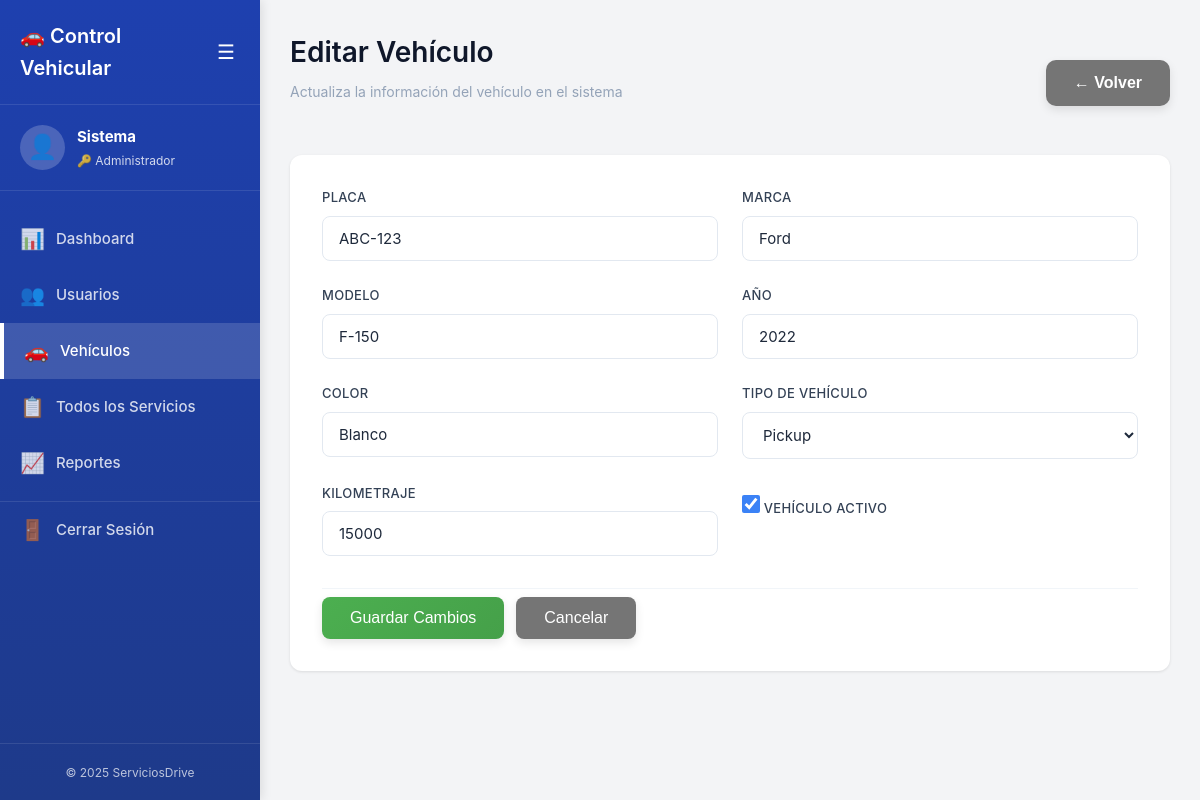
Page /admin/vehiculos-form.php?id=1 (signed in) on the committed database.
### tables this page shows
CREATE TABLE IF NOT EXISTS vehiculos (
    id INT AUTO_INCREMENT PRIMARY KEY,
    placa VARCHAR(20) NOT NULL UNIQUE,
    marca VARCHAR(50) NOT NULL,
    modelo VARCHAR(50) NOT NULL,
    anio YEAR,
    color VARCHAR(30),
    tipo VARCHAR(50),  
    kilometraje INT DEFAULT 0,
    activo TINYINT(1) DEFAULT 1,
    fecha_registro TIMESTAMP DEFAULT CURRENT_TIMESTAMP,
    INDEX idx_placa (placa),
    INDEX idx_activo (activo)
);

### config/Database.php (called while the page is built, shortened)
<?php
class Database {
    private static $instance = null;
    private $connection;
    private function __construct() {
        try {
            $dsn = "mysql:host=" . DB_HOST . ";port=" . DB_PORT . ";dbname=" . DB_NAME . ";charset=" . DB_CHARSET;
            $options = [
                PDO::ATTR_ERRMODE => PDO::ERRMODE_EXCEPTION,
                PDO::ATTR_DEFAULT_FETCH_MODE => PDO::FETCH_ASSOC,
                PDO::ATTR_EMULATE_PREPARES => false,
                PDO::ATTR_PERSISTENT => true
            ];
            $this->connection = new PDO($dsn, DB_USER, DB_PASS, $options);
        } catch (PDOException $e) {
            die("Error de conexión a la base de datos: " . $e->getMessage());
        }
    }
    public static function getInstance() {
        if (self::$instance === null) {
            self::$instance = new self();
        }
        return self::$instance;
    }
    public function getConnection() {
        return $this->connection;
    }
}

### app/models/Vehiculo.php (called while the page is built, shortened)
<?php
require_once __DIR__ . '/../../config/Database.php';
class Vehiculo {
    private $db;
    private $table = 'vehiculos';
    public function __construct() {
        $this->db = Database::getInstance()->getConnection();
    }
    public function obtenerPorId($id) {
        try {
            $query = "SELECT id, placa, marca, modelo, anio, color, tipo, kilometraje, activo
                      FROM {$this->table}
                      WHERE id = :id
                      LIMIT 1";
            $stmt = $this->db->prepare($query);
            $stmt->bindParam(':id', $id);
            $stmt->execute();
            return $stmt->fetch();
        } catch (PDOException $e) {
            error_log("Error al obtener vehículo: " . $e->getMessage());
            return false;
        }
    }
}

### public/admin/vehiculos-form.php (the view, shortened to what this page needs)
<?php
require_once __DIR__ . '/../../app/models/Vehiculo.php';
$vehiculoModel = new Vehiculo();
$id = isset($_GET['id']) ? intval($_GET['id']) : 0;
$vehiculo = null;
$esEdicion = false;
if ($id > 0) {
    $vehiculo = $vehiculoModel->obtenerPorId($id);
    $esEdicion = true;
}
$nombreUsuario = $_SESSION['nombre_completo'] ?? 'Usuario';
?>
<!DOCTYPE html>
<html lang="es">
<head>
    <link rel="stylesheet" href="<?= APP_URL ?>/public/css/styles.css">
</head>
<body>
    <aside class="sidebar" id="sidebar">
        <div class="sidebar-header">
            <h2>🚗 Control Vehicular</h2>
            <button class="sidebar-toggle" id="sidebarToggle">
                <span>☰</span>
            </button>
        </div>
        <div class="sidebar-user">
            <div class="user-avatar">👤</div>
            <div class="user-info">
                <strong><?= htmlspecialchars($nombreUsuario) ?></strong>
                <small>🔑 Administrador</small>
            </div>
        </div>
        <nav class="sidebar-nav">
            <a href="<?= APP_URL ?>/public/dashboard.php" class="nav-link">
                <span class="nav-icon">📊</span>
                <span class="nav-text">Dashboard</span>
            </a>
            <a href="<?= APP_URL ?>/public/admin/usuarios.php" class="nav-link">
                <span class="nav-icon">👥</span>
                <span class="nav-text">Usuarios</span>
            </a>
            <a href="<?= APP_URL ?>/public/admin/vehiculos.php" class="nav-link active">
                <span class="nav-icon">🚗</span>
                <span class="nav-text">Vehículos</span>
            </a>
            <a href="<?= APP_URL ?>/public/admin/servicios.php" class="nav-link">
                <span class="nav-icon">📋</span>
                <span class="nav-text">Todos los Servicios</span>
            </a>
            <a href="<?= APP_URL ?>/public/admin/reportes.php" class="nav-link">
                <span class="nav-icon">📈</span>
                <span class="nav-text">Reportes</span>
            </a>
            <a href="<?= APP_URL ?>/public/index.php?action=logout" class="nav-link nav-link-logout">
                <span class="nav-icon">🚪</span>
                <span class="nav-text">Cerrar Sesión</span>
            </a>
        </nav>
        <div class="sidebar-footer">
            <small>© 2025 ServiciosDrive</small>
        </div>
    </aside>
    <main class="main-content" id="mainContent">
        <div class="dashboard-header">
            <div class="page-header">
                <h1><?= $esEdicion ? 'Editar Vehículo' : 'Nuevo Vehículo' ?></h1>
                <p class="text-muted"><?= $esEdicion ? 'Actualiza la información del vehículo en el sistema' : 'Registra un nuevo vehículo en el sistema' ?></p>
            </div>
            <button class="btn btn-secondary" onclick="location.href='<?= APP_URL ?>/public/admin/vehiculos.php'">
                ← Volver
            </button>
        </div>
        <div class="card form-container">
            <form method="POST" class="form-grid">
                <div class="form-group">
                    <label for="placa">Placa</label>
                    <input type="text" id="placa" name="placa"
                           placeholder="ABC-1234"
                           value="<?= $vehiculo ? htmlspecialchars($vehiculo['placa']) : '' ?>"
                           style="text-transform: uppercase;"
                           required>
                </div>
                <div class="form-group">
                    <label for="marca">Marca</label>
                    <input type="text" id="marca" name="marca"
                           placeholder="Toyota, Honda, Ford..."
                           value="<?= $vehiculo ? htmlspecialchars($vehiculo['marca']) : '' ?>"
                           required>
                </div>
                <div class="form-group">
                    <label for="modelo">Modelo</label>
                    <input type="text" id="modelo" name="modelo"
                           placeholder="Corolla, Civic, F-150..."
                           value="<?= $vehiculo ? htmlspecialchars($vehiculo['modelo']) : '' ?>"
                           required>
                </div>
                <div class="form-group">
                    <label for="anio">Año</label>
                    <input type="number" id="anio" name="anio"
                           placeholder="<?= date('Y') ?>"
                           value="<?= $vehiculo ? htmlspecialchars($vehiculo['anio']) : date('Y') ?>"
                           min="1900" max="<?= date('Y') + 1 ?>"
                           required>
                </div>
                <div class="form-group">
                    <label for="color">Color</label>
                    <input type="text" id="color" name="color"
                           placeholder="Blanco, Negro, Azul..."
                           value="<?= $vehiculo ? htmlspecialchars($vehiculo['color']) : '' ?>"
                           required>
                </div>
                <div class="form-group">
                    <label for="tipo">Tipo de Vehículo</label>
                    <select id="tipo" name="tipo" required>
                        <option value="Pickup" <?= $vehiculo && $vehiculo['tipo'] == 'Pickup' ? 'selected' : '' ?>>Pickup</option>
                    </select>
                </div>
                <div class="form-group">
                    <label for="kilometraje">Kilometraje</label>
                    <input type="number" id="kilometraje" name="kilometraje"
                           placeholder="0"
                           value="<?= $vehiculo ? htmlspecialchars($vehiculo['kilometraje']) : '0' ?>"
                           min="0"
                           required>
                </div>
                <div class="form-group">
                    <label class="checkbox-label">
                        <input type="checkbox" name="activo"
                               <?= !$vehiculo || $vehiculo['activo'] ? 'checked' : '' ?>>
                        <span>Vehículo Activo</span>
                    </label>
                </div>
                <div class="form-actions" style="grid-column: 1 / -1;">
                    <button type="submit" class="btn btn-primary">
                        <?= $esEdicion ? 'Guardar Cambios' : 'Crear Vehículo' ?>
                    </button>
                    <button type="button" class="btn btn-secondary" onclick="location.href='<?= APP_URL ?>/public/admin/vehiculos.php'">
                        Cancelar
                    </button>
                </div>
            </form>
        </div>
    </main>
</body>
</html>

### rows in the picture
vehiculos: placa "ABC-123", marca "Ford", modelo "F-150", anio "2022", color "Blanco", tipo "Pickup", kilometraje "15000", activo "☑"

### other values in the picture
$nombreUsuario "Sistema"
